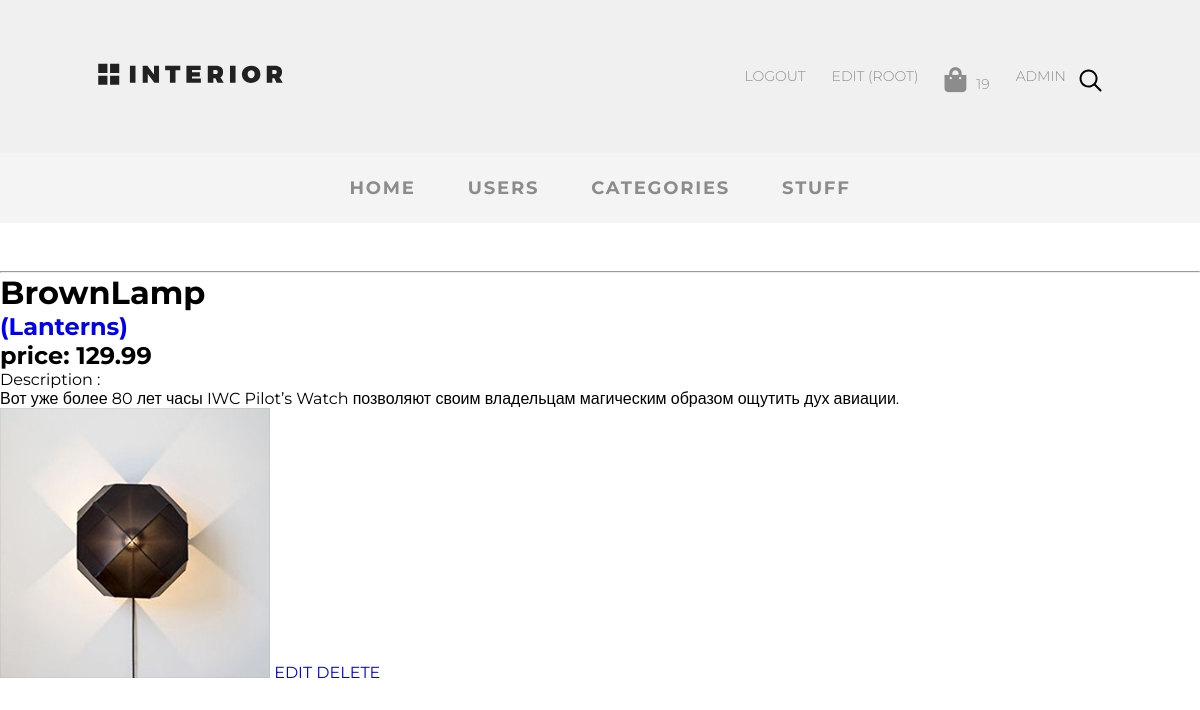
/adminapp/products/read/2 (signed in), run on the app's committed database.
### authapp/models.py (models this page shows, shortened)
class CustomUser(AbstractUser):
    age = models.PositiveIntegerField(verbose_name='возраст', default=18)
    ava = models.ImageField(upload_to='avatars', verbose_name='аватар',)
    email = models.EmailField(verbose_name='email', blank='True')
    activation_key = models.CharField(max_length=128, blank=True)
    activation_key_expired = models.DateTimeField(default=(now() + timedelta(hours=48)))

### basketapp/models.py (models this page shows, shortened)
class Basket(models.Model):
    _price: float
    _total_qty: int
    _total_price: float
    objects = BasketQuerySet.as_manager()
    user = models.ForeignKey(settings.AUTH_USER_MODEL, on_delete=models.CASCADE, related_name='basket')
    product = models.ForeignKey(Stuff, on_delete=models.CASCADE)
    quantity = models.PositiveIntegerField(verbose_name='Quantity', default=0)
    add_datetime = models.DateTimeField(verbose_name='data', auto_now_add=True)
    @cached_property
    def get_items_cached(self):
        return self.user.basket.select_related()
    @property
    def total_qty(self):
        items = self.get_items_cached
        return sum([x.quantity for x in items])

### mainapp/models.py (models this page shows)
class Stuff(models.Model):
    name = models.CharField(verbose_name='Бренд', max_length=30)
    category = models.ForeignKey(Category, on_delete=models.CASCADE)
    img = models.ImageField(upload_to='stuff', verbose_name='logo')
    description = models.TextField(verbose_name='Description',blank=True)
    price = models.DecimalField(verbose_name='price',max_digits=10, decimal_places=2)
    quantity = models.PositiveIntegerField(verbose_name='qty', default=120)

class Category(models.Model):
    name = models.CharField(verbose_name='Категория', max_length=30)

### adminapp/views/products.py (the view)
# urls.py: path('products/read/<int:id>', products.read, name='products_read'),
def read(request:HttpRequest,id):
    stuff = Stuff.objects.get(id=id)
    category = stuff.category
    return render(request, 'adminapp/products/read.html', {'stuff': stuff,'category':category})

### mainapp/context_processors.py (called while the page is built)
def basket(request:HttpRequest):
    basket = []
    if request.user.is_authenticated:
        basket = Basket.objects.filter(user=request.user)
    return {
        'basket':basket
    }

### adminapp/templates/adminapp/products/read.html
{% extends 'adminapp/base.html' %}
{% block content %}
<hr>
<h1>{{stuff.name}}</h1>
<h2><a href="{% url 'adminapp:categories_read' stuff.category.id %}">({{stuff.category.name}})</a></h2>
<h2>price: {{stuff.price}}</h2>
<p>Description : <br> {{stuff.description}}</p>
<img src="{{MEDIA_URL}}{{stuff.img}}" alt="">
<a href="{% url 'adminapp:products_update' stuff.id %}">EDIT</a>
<a href="{% url 'adminapp:products_delete' stuff.id %}">DELETE</a>
{% endblock %}

### adminapp/templates/adminapp/menu.html (shortened to what this page needs)
{% load static %}
<ul class="menu">
<li class="menu-list">
<a href="{% url 'home' %}"
class="menu-link">
</a>
</li>
    {% if user.is_authenticated %}
    <li class="menu-list">
        <a href="{% url 'auth:logout' %}" class="menu-link">
            Logout
        </a>
    </li>
    <li class="menu-list">
        <a href="{% url 'auth:edit' %}" class="menu-link">
            Edit ({{user.username}})
        </a>
    </li>
    <li class="menu-list"><a href="{%url 'basket:index'%}" class="menu-link"><i class="fas fa-shopping-bag"></i>{{basket.0.total_qty}}</li></a>
    <li class="menu-list">
        <a href="{% url 'adminapp:products' %}" class="menu-link">
            ADMIN
        </a>
    </li>
    {% else %}
    <li class="menu-list"><a href="{% url 'auth:login' %}" class="menu-link">
        Login
    </a></li>
    {% endif %}
    <li class="menu-list search"><img src="{% static 'img/search.svg' %}" alt="search"></li>
                </ul>

### static/style.css (style rules this page uses)
* { margin: 0; padding: 0; }
body { font-family: 'Montserrat', sans-serif; }
a { text-decoration: none; }
.menu { display: flex; margin-top: 57px; margin-bottom: 50px; }
.menu-list { list-style-type: none; }
.menu-link { color: #8c8c8c; font-size: 14px; font-weight: 300; text-transform: uppercase; display: block; padding: 10px 13px; }
.search { display: flex; align-items: center; }
.fa-shopping-bag { font-size:25px; margin-right:10px; }

### data on the page
CustomUser: username "ROOT"
Basket: user+quantity "19"
Stuff: name "BrownLamp", category.name "Lanterns", price "129.99", description "Вот уже более 80 лет часы IWC Pilot’s Watch позволяют своим владельцам магическим образом ощутить дух авиации.", img (picture)
